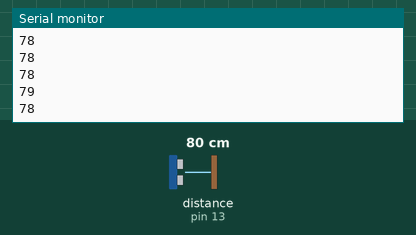
Bench run of a program on a simulated Arduino Nano, built with avr-gcc and run on an emulated ATmega328P. Parts: the last lines printed to the serial monitor. Wiring (inferred from the names in the program): ultrasonic range finder: trigger pin 2; echo pin 13. Inputs (shaded band) come from the test bench; at power-on: distance to the obstacle (sensor on pin 13) 80 cm. The echo pulse lasts 58.3 µs per cm.

Above: at 1.2 s.
1.3 s: distance to the obstacle (sensor on pin 13) set to 2 cm
At 1.41 s:
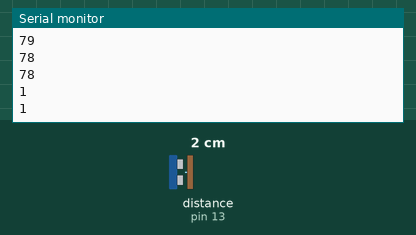
2.8 s: distance to the obstacle (sensor on pin 13) set to 4 cm
At 2.81 s:
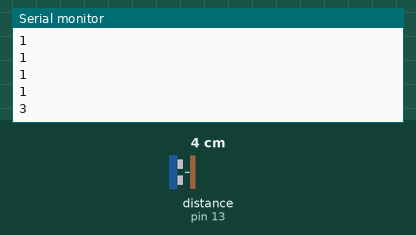
Timing chart, 0 to 5.8 s (numbered marks = the images above; inputs shaded):
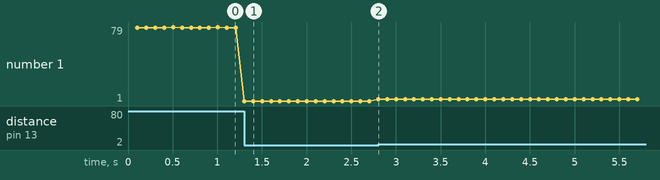

Measured:
- after the input at 1.3 s, the serial monitor: prints a new line at once (image 1)
- after the input at 2.8 s, the serial monitor: prints a new line at once (image 2)
- plotted number 1: 78 → 1 after the input at 1.3 s, 1 → 3 after the input at 2.8 s

The program:

main.cpp
```cpp
#include <Arduino.h>

#define ECHO_PIN 13
#define TRIG_PIN 2

unsigned long time_now = 0;
long last_report_time = 0;
long interval = 100;

long get_distance_in_CM() {
  digitalWrite(TRIG_PIN, LOW);
  delayMicroseconds(2);
  digitalWrite(TRIG_PIN, HIGH);
  delayMicroseconds(10);
  digitalWrite(TRIG_PIN, LOW);

  long duration = pulseIn(ECHO_PIN, HIGH);

  long distance = duration * 0.034/2;

  return distance;
}

void setup() {
  Serial.begin(115200);

  pinMode(ECHO_PIN, INPUT);
  pinMode(TRIG_PIN, OUTPUT);
}

void loop() {

  unsigned long time_now = millis();
  if ((time_now - last_report_time) >= interval) {
    last_report_time = time_now;
      Serial.println(get_distance_in_CM());
  }
}
```
